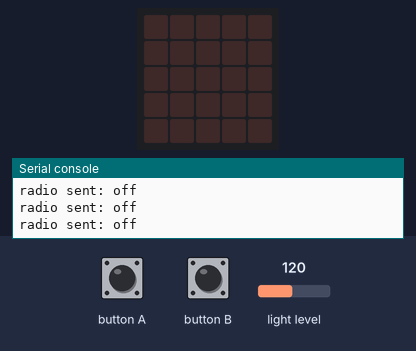
A program run on a simulated BBC micro:bit running MicroPython. On the bench: the board's 5×5 LED display, the last lines printed to the serial console. The test bench sets the inputs (shaded band); at power-on: light level 120. No radio messages arrive unless stated (any console line starting 'radio sent:' is added by the test bench).

Above: at 1.2 s.
1.3 s: button A pressed for 0.15 s
At 2.3 s:
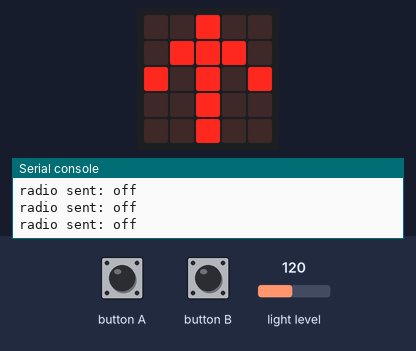
3.0 s: button B pressed for 0.15 s
At 3.5 s:
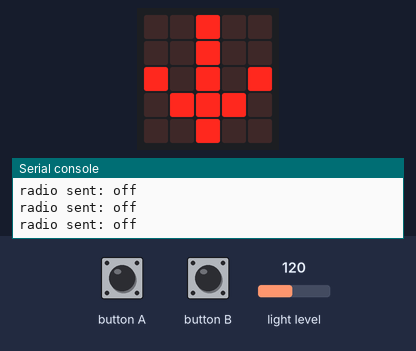
6.5 s: button A pressed for 1 s
At 7.6 s:
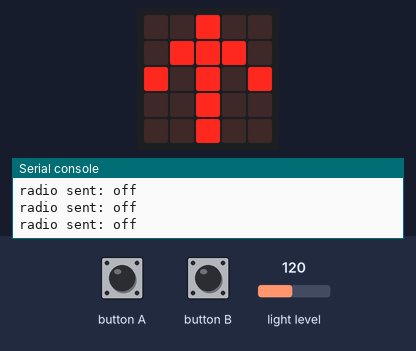
9.0 s: button B pressed for 1 s
At 9.7 s:
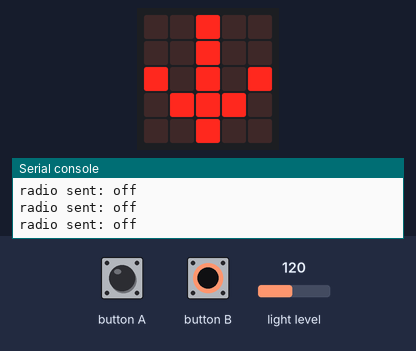
Timing chart, 0 to 12.0 s (numbered marks = the images above; inputs shaded):
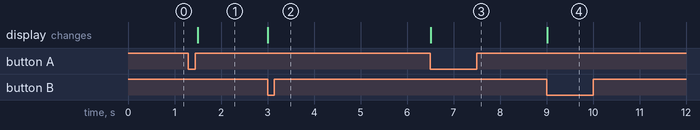

The program:

psychic-nightlight-sensor.py
```python
from microbit import *
import radio

fully_dark = 0
fully_light = 255
step_size = 10

# we turn on when light reaches this level or below
darkness = 20

radio.on()

while True:

    # make threshold light level configurable
    if button_a.was_pressed():
        darkness = min(darkness + step_size, fully_light)
        display.show(Image.ARROW_N)
        sleep(500)
    elif button_b.was_pressed():
        darkness = max(darkness - step_size, fully_dark)
        display.show(Image.ARROW_S)
        sleep(500)
    else:
        light_level = display.read_light_level()
        # print(light_level)

        if light_level <= darkness:
            radio.send("on")
        else:
            radio.send("off")
        sleep(500)
```

Measured:
- after the input at 1.3 s, the display: changes after 0.20 s (image 1)
- after the input at 3.0 s, the display: changes at once (image 2)
- after the input at 6.5 s, the display: changes at once (image 3)
- after the input at 9.0 s, the display: changes at once (image 4)
